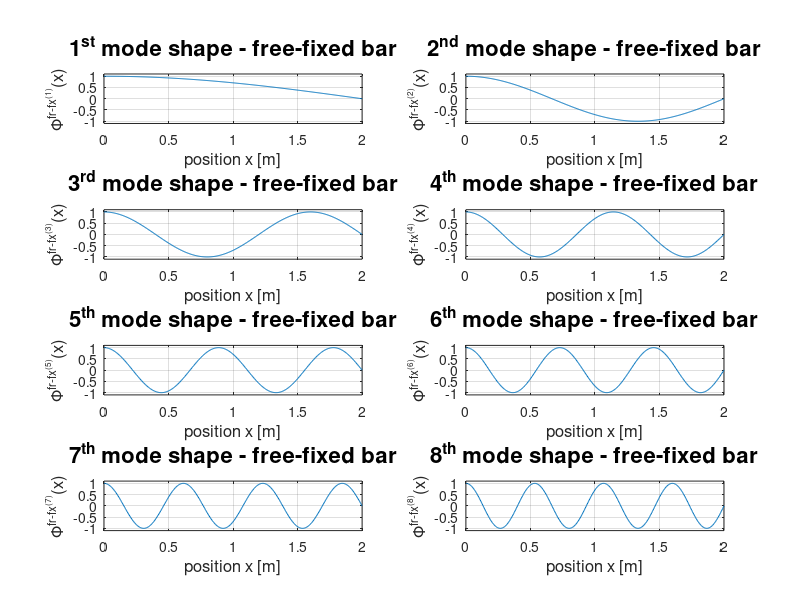
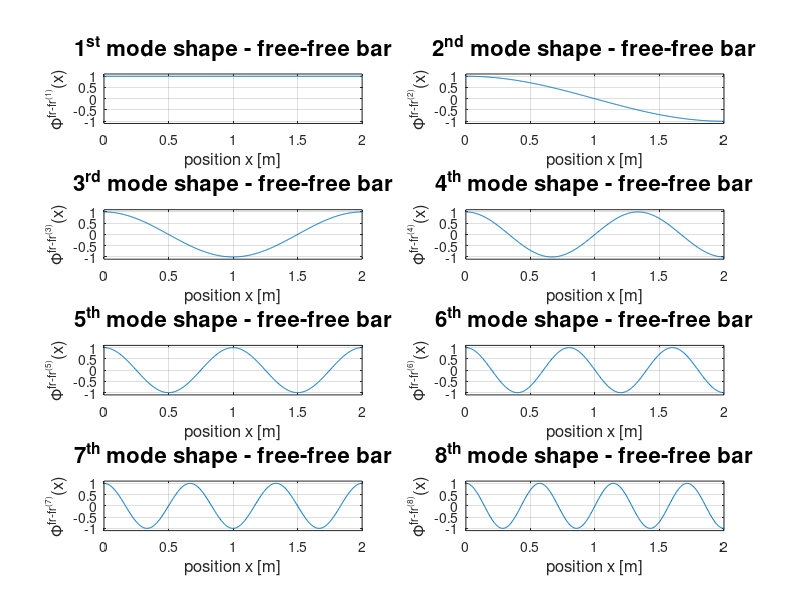

Here is the MATLAB script that generated these plots, in order:
%%%%%%%%%%%%%%%%%%%%%%%%%%%%%%%%%%%%%%%%%%%%%%%%%%%%%%%%%
% FUNDAMENTALS OF VIBRATION ANALYSIS AND VIBROACOUSTICS %
%%%%%%%%%%%%%%%%%%%%%%%%%%%%%%%%%%%%%%%%%%%%%%%%%%%%%%%%%
% MODULE 2 - VIBROACOUSTICS OF MUSICAL INSTRUMENTS %
%%%%%%%%%%%%%%%%%%%%%%%%%%%%%%%%%%%%%%%%%%%%%%%%%%%%%%%%%%%%%%%%
%  ASSIGNMENT 1 - AXIAL VIBRATION OF UNDAMPED AND DAMPED BARS  %
%%%%%%%%%%%%%%%%%%%%%%%%%%%%%%%%%%%%%%%%%%%%%%%%%%%%%%%%%%%%%%%%

clc, clear, close all

% Data
rho = 2700;
E = 70e09;
L = 2;
h = 0.05;
b = h;
f_max = 10000;

% Utils
T = 10;
f_s = 2 * f_max;
lambda_s = 0.005;
% %omega_max = 2*pi*f_max;
% omega_s = 2*pi*f_s;
% c = sqrt(E/rho);
% %k_max = omega_max/c;
% k_s = omega_s/c;
% %k_s = 2 * k_max;
% lambda_s = 2*pi/k_s;

t = 0:1/f_s:T;
x = 0:lambda_s:L;


%% 1) Natural frequencies and mode shapes in free-fixed configuration

% Number of vibration modes up to f_max
i_free_fixed_max = floor(2*L * f_max * sqrt(rho/E) + 1/2);

% Mechanical waves velocity
c = sqrt(E/rho);

% Natural frequencies
f_nat_free_fixed = zeros(1,i_free_fixed_max);

for i=1:i_free_fixed_max
    f_nat_free_fixed(i) = (2*i-1)/(4*L) * c;
end

% Mode shapes
phi_free_fixed = zeros(i_free_fixed_max, length(x));

for i=1:i_free_fixed_max
    k_free_fixed_i = (2*i-1)*pi / (2*L);
    phi_free_fixed(i,:) = cos(k_free_fixed_i * x);
end

% Plots
figure('Name', '1) Mode shapes for free-fixed configuration')

subplot(i_free_fixed_max/2,2,1)
plot(x, real(phi_free_fixed(1,:)));
axis([-inf, inf, min([real(phi_free_fixed(1,:)), real(phi_free_fixed(2,:)), real(phi_free_fixed(3,:)), real(phi_free_fixed(4,:)), real(phi_free_fixed(5,:)), real(phi_free_fixed(6,:)), real(phi_free_fixed(7,:)), real(phi_free_fixed(8,:))])*1.1, max([real(phi_free_fixed(1,:)), real(phi_free_fixed(2,:)), real(phi_free_fixed(3,:)), real(phi_free_fixed(4,:)), real(phi_free_fixed(5,:)), real(phi_free_fixed(6,:)), real(phi_free_fixed(7,:)), real(phi_free_fixed(8,:))])*1.1]);
title('1^{st} mode shape - free-fixed bar','FontSize',16);
xlabel('position x [m]','FontSize',12); ylabel('\Phi^{{fr-fx}^{(1)}}(x)','FontSize',12);
grid on

subplot(i_free_fixed_max/2,2,2)
plot(x, real(phi_free_fixed(2,:)));
axis([-inf, inf, min([real(phi_free_fixed(1,:)), real(phi_free_fixed(2,:)), real(phi_free_fixed(3,:)), real(phi_free_fixed(4,:)), real(phi_free_fixed(5,:)), real(phi_free_fixed(6,:)), real(phi_free_fixed(7,:)), real(phi_free_fixed(8,:))])*1.1, max([real(phi_free_fixed(1,:)), real(phi_free_fixed(2,:)), real(phi_free_fixed(3,:)), real(phi_free_fixed(4,:)), real(phi_free_fixed(5,:)), real(phi_free_fixed(6,:)), real(phi_free_fixed(7,:)), real(phi_free_fixed(8,:))])*1.1]);
title('2^{nd} mode shape - free-fixed bar','FontSize',16);
xlabel('position x [m]','FontSize',12); ylabel('\Phi^{{fr-fx}^{(2)}}(x)','FontSize',12);
grid on

subplot(i_free_fixed_max/2,2,3)
plot(x, real(phi_free_fixed(3,:)));
axis([-inf, inf, min([real(phi_free_fixed(1,:)), real(phi_free_fixed(2,:)), real(phi_free_fixed(3,:)), real(phi_free_fixed(4,:)), real(phi_free_fixed(5,:)), real(phi_free_fixed(6,:)), real(phi_free_fixed(7,:)), real(phi_free_fixed(8,:))])*1.1, max([real(phi_free_fixed(1,:)), real(phi_free_fixed(2,:)), real(phi_free_fixed(3,:)), real(phi_free_fixed(4,:)), real(phi_free_fixed(5,:)), real(phi_free_fixed(6,:)), real(phi_free_fixed(7,:)), real(phi_free_fixed(8,:))])*1.1]);
title('3^{rd} mode shape - free-fixed bar','FontSize',16);
xlabel('position x [m]','FontSize',12); ylabel('\Phi^{{fr-fx}^{(3)}}(x)','FontSize',12);
grid on

subplot(i_free_fixed_max/2,2,4)
plot(x, real(phi_free_fixed(4,:)));
axis([-inf, inf, min([real(phi_free_fixed(1,:)), real(phi_free_fixed(2,:)), real(phi_free_fixed(3,:)), real(phi_free_fixed(4,:)), real(phi_free_fixed(5,:)), real(phi_free_fixed(6,:)), real(phi_free_fixed(7,:)), real(phi_free_fixed(8,:))])*1.1, max([real(phi_free_fixed(1,:)), real(phi_free_fixed(2,:)), real(phi_free_fixed(3,:)), real(phi_free_fixed(4,:)), real(phi_free_fixed(5,:)), real(phi_free_fixed(6,:)), real(phi_free_fixed(7,:)), real(phi_free_fixed(8,:))])*1.1]);
title('4^{th} mode shape - free-fixed bar','FontSize',16);
xlabel('position x [m]','FontSize',12); ylabel('\Phi^{{fr-fx}^{(4)}}(x)','FontSize',12);
grid on

subplot(i_free_fixed_max/2,2,5)
plot(x, real(phi_free_fixed(5,:)));
axis([-inf, inf, min([real(phi_free_fixed(1,:)), real(phi_free_fixed(2,:)), real(phi_free_fixed(3,:)), real(phi_free_fixed(4,:)), real(phi_free_fixed(5,:)), real(phi_free_fixed(6,:)), real(phi_free_fixed(7,:)), real(phi_free_fixed(8,:))])*1.1, max([real(phi_free_fixed(1,:)), real(phi_free_fixed(2,:)), real(phi_free_fixed(3,:)), real(phi_free_fixed(4,:)), real(phi_free_fixed(5,:)), real(phi_free_fixed(6,:)), real(phi_free_fixed(7,:)), real(phi_free_fixed(8,:))])*1.1]);
title('5^{th} mode shape - free-fixed bar','FontSize',16);
xlabel('position x [m]','FontSize',12); ylabel('\Phi^{{fr-fx}^{(5)}}(x)','FontSize',12);
grid on

subplot(i_free_fixed_max/2,2,6)
plot(x, real(phi_free_fixed(6,:)));
axis([-inf, inf, min([real(phi_free_fixed(1,:)), real(phi_free_fixed(2,:)), real(phi_free_fixed(3,:)), real(phi_free_fixed(4,:)), real(phi_free_fixed(5,:)), real(phi_free_fixed(6,:)), real(phi_free_fixed(7,:)), real(phi_free_fixed(8,:))])*1.1, max([real(phi_free_fixed(1,:)), real(phi_free_fixed(2,:)), real(phi_free_fixed(3,:)), real(phi_free_fixed(4,:)), real(phi_free_fixed(5,:)), real(phi_free_fixed(6,:)), real(phi_free_fixed(7,:)), real(phi_free_fixed(8,:))])*1.1]);
title('6^{th} mode shape - free-fixed bar','FontSize',16);
xlabel('position x [m]','FontSize',12); ylabel('\Phi^{{fr-fx}^{(6)}}(x)','FontSize',12);
grid on

subplot(i_free_fixed_max/2,2,7)
plot(x, real(phi_free_fixed(7,:)));
axis([-inf, inf, min([real(phi_free_fixed(1,:)), real(phi_free_fixed(2,:)), real(phi_free_fixed(3,:)), real(phi_free_fixed(4,:)), real(phi_free_fixed(5,:)), real(phi_free_fixed(6,:)), real(phi_free_fixed(7,:)), real(phi_free_fixed(8,:))])*1.1, max([real(phi_free_fixed(1,:)), real(phi_free_fixed(2,:)), real(phi_free_fixed(3,:)), real(phi_free_fixed(4,:)), real(phi_free_fixed(5,:)), real(phi_free_fixed(6,:)), real(phi_free_fixed(7,:)), real(phi_free_fixed(8,:))])*1.1]);
title('7^{th} mode shape - free-fixed bar','FontSize',16);
xlabel('position x [m]','FontSize',12); ylabel('\Phi^{{fr-fx}^{(7)}}(x)','FontSize',12);
grid on

subplot(i_free_fixed_max/2,2,8)
plot(x, real(phi_free_fixed(8,:)));
axis([-inf, inf, min([real(phi_free_fixed(1,:)), real(phi_free_fixed(2,:)), real(phi_free_fixed(3,:)), real(phi_free_fixed(4,:)), real(phi_free_fixed(5,:)), real(phi_free_fixed(6,:)), real(phi_free_fixed(7,:)), real(phi_free_fixed(8,:))])*1.1, max([real(phi_free_fixed(1,:)), real(phi_free_fixed(2,:)), real(phi_free_fixed(3,:)), real(phi_free_fixed(4,:)), real(phi_free_fixed(5,:)), real(phi_free_fixed(6,:)), real(phi_free_fixed(7,:)), real(phi_free_fixed(8,:))])*1.1]);
title('8^{th} mode shape - free-fixed bar','FontSize',16);
xlabel('position x [m]','FontSize',12); ylabel('\Phi^{{fr-fx}^{(8)}}(x)','FontSize',12);
grid on


%% 2) Natural frequencies and mode shapes in free-free configuration

% Number of vibration modes up to f_max
i_free_free_max = floor(2*L * f_max * sqrt(rho/E));

% Natural frequencies
f_nat_free_free = zeros(1,i_free_free_max + 1);

for i=1:i_free_free_max + 1
    f_nat_free_free(i) = (i-1)/(2*L) * c;
end

% Mode shapes
phi_free_free = zeros(i_free_free_max, length(x));

for i=1:i_free_free_max + 1
    k_free_free_i = (i-1)*pi / L;
    phi_free_free(i,:) = cos(k_free_free_i * x);
end

% Plots
figure('Name', '2) Mode shapes for free-free configuration')

subplot(ceil(i_free_free_max/2),2,1)
plot(x, real(phi_free_free(1,:)));
axis([-inf, inf, min([real(phi_free_free(1,:)), real(phi_free_free(2,:)), real(phi_free_free(3,:)), real(phi_free_free(4,:)), real(phi_free_free(5,:)), real(phi_free_free(6,:)), real(phi_free_free(7,:)), real(phi_free_free(8,:))])*1.1, max([real(phi_free_free(1,:)), real(phi_free_free(2,:)), real(phi_free_free(3,:)), real(phi_free_free(4,:)), real(phi_free_free(5,:)), real(phi_free_free(6,:)), real(phi_free_free(7,:)), real(phi_free_free(8,:))])*1.1]);
title('1^{st} mode shape - free-free bar','FontSize',16);
xlabel('position x [m]','FontSize',12); ylabel('\Phi^{{fr-fr}^{(1)}}(x)','FontSize',12);
grid on

subplot(ceil(i_free_free_max/2),2,2)
plot(x, real(phi_free_free(2,:)));
axis([-inf, inf, min([real(phi_free_free(1,:)), real(phi_free_free(2,:)), real(phi_free_free(3,:)), real(phi_free_free(4,:)), real(phi_free_free(5,:)), real(phi_free_free(6,:)), real(phi_free_free(7,:)), real(phi_free_free(8,:))])*1.1, max([real(phi_free_free(1,:)), real(phi_free_free(2,:)), real(phi_free_free(3,:)), real(phi_free_free(4,:)), real(phi_free_free(5,:)), real(phi_free_free(6,:)), real(phi_free_free(7,:)), real(phi_free_free(8,:))])*1.1]);
title('2^{nd} mode shape - free-free bar','FontSize',16);
xlabel('position x [m]','FontSize',12); ylabel('\Phi^{{fr-fr}^{(2)}}(x)','FontSize',12);
grid on

subplot(ceil(i_free_free_max/2),2,3)
plot(x, real(phi_free_free(3,:)));
axis([-inf, inf, min([real(phi_free_free(1,:)), real(phi_free_free(2,:)), real(phi_free_free(3,:)), real(phi_free_free(4,:)), real(phi_free_free(5,:)), real(phi_free_free(6,:)), real(phi_free_free(7,:)), real(phi_free_free(8,:))])*1.1, max([real(phi_free_free(1,:)), real(phi_free_free(2,:)), real(phi_free_free(3,:)), real(phi_free_free(4,:)), real(phi_free_free(5,:)), real(phi_free_free(6,:)), real(phi_free_free(7,:)), real(phi_free_free(8,:))])*1.1]);
title('3^{rd} mode shape - free-free bar','FontSize',16);
xlabel('position x [m]','FontSize',12); ylabel('\Phi^{{fr-fr}^{(3)}}(x)','FontSize',12);
grid on

subplot(ceil(i_free_free_max/2),2,4)
plot(x, real(phi_free_free(4,:)));
axis([-inf, inf, min([real(phi_free_free(1,:)), real(phi_free_free(2,:)), real(phi_free_free(3,:)), real(phi_free_free(4,:)), real(phi_free_free(5,:)), real(phi_free_free(6,:)), real(phi_free_free(7,:)), real(phi_free_free(8,:))])*1.1, max([real(phi_free_free(1,:)), real(phi_free_free(2,:)), real(phi_free_free(3,:)), real(phi_free_free(4,:)), real(phi_free_free(5,:)), real(phi_free_free(6,:)), real(phi_free_free(7,:)), real(phi_free_free(8,:))])*1.1]);
title('4^{th} mode shape - free-free bar','FontSize',16);
xlabel('position x [m]','FontSize',12); ylabel('\Phi^{{fr-fr}^{(4)}}(x)','FontSize',12);
grid on

subplot(ceil(i_free_free_max/2),2,5)
plot(x, real(phi_free_free(5,:)));
axis([-inf, inf, min([real(phi_free_free(1,:)), real(phi_free_free(2,:)), real(phi_free_free(3,:)), real(phi_free_free(4,:)), real(phi_free_free(5,:)), real(phi_free_free(6,:)), real(phi_free_free(7,:)), real(phi_free_free(8,:))])*1.1, max([real(phi_free_free(1,:)), real(phi_free_free(2,:)), real(phi_free_free(3,:)), real(phi_free_free(4,:)), real(phi_free_free(5,:)), real(phi_free_free(6,:)), real(phi_free_free(7,:)), real(phi_free_free(8,:))])*1.1]);
title('5^{th} mode shape - free-free bar','FontSize',16);
xlabel('position x [m]','FontSize',12); ylabel('\Phi^{{fr-fr}^{(5)}}(x)','FontSize',12);
grid on

subplot(ceil(i_free_free_max/2),2,6)
plot(x, real(phi_free_free(6,:)));
axis([-inf, inf, min([real(phi_free_free(1,:)), real(phi_free_free(2,:)), real(phi_free_free(3,:)), real(phi_free_free(4,:)), real(phi_free_free(5,:)), real(phi_free_free(6,:)), real(phi_free_free(7,:)), real(phi_free_free(8,:))])*1.1, max([real(phi_free_free(1,:)), real(phi_free_free(2,:)), real(phi_free_free(3,:)), real(phi_free_free(4,:)), real(phi_free_free(5,:)), real(phi_free_free(6,:)), real(phi_free_free(7,:)), real(phi_free_free(8,:))])*1.1]);
title('6^{th} mode shape - free-free bar','FontSize',16);
xlabel('position x [m]','FontSize',12); ylabel('\Phi^{{fr-fr}^{(6)}}(x)','FontSize',12);
grid on

subplot(ceil(i_free_free_max/2),2,7)
plot(x, real(phi_free_free(7,:)));
axis([-inf, inf, min([real(phi_free_free(1,:)), real(phi_free_free(2,:)), real(phi_free_free(3,:)), real(phi_free_free(4,:)), real(phi_free_free(5,:)), real(phi_free_free(6,:)), real(phi_free_free(7,:)), real(phi_free_free(8,:))])*1.1, max([real(phi_free_free(1,:)), real(phi_free_free(2,:)), real(phi_free_free(3,:)), real(phi_free_free(4,:)), real(phi_free_free(5,:)), real(phi_free_free(6,:)), real(phi_free_free(7,:)), real(phi_free_free(8,:))])*1.1]);
title('7^{th} mode shape - free-free bar','FontSize',16);
xlabel('position x [m]','FontSize',12); ylabel('\Phi^{{fr-fr}^{(7)}}(x)','FontSize',12);
grid on

subplot(ceil(i_free_free_max/2),2,8)
plot(x, real(phi_free_free(8,:)));
axis([-inf, inf, min([real(phi_free_free(1,:)), real(phi_free_free(2,:)), real(phi_free_free(3,:)), real(phi_free_free(4,:)), real(phi_free_free(5,:)), real(phi_free_free(6,:)), real(phi_free_free(7,:)), real(phi_free_free(8,:))])*1.1, max([real(phi_free_free(1,:)), real(phi_free_free(2,:)), real(phi_free_free(3,:)), real(phi_free_free(4,:)), real(phi_free_free(5,:)), real(phi_free_free(6,:)), real(phi_free_free(7,:)), real(phi_free_free(8,:))])*1.1]);
title('8^{th} mode shape - free-free bar','FontSize',16);
xlabel('position x [m]','FontSize',12); ylabel('\Phi^{{fr-fr}^{(8)}}(x)','FontSize',12);
grid on
